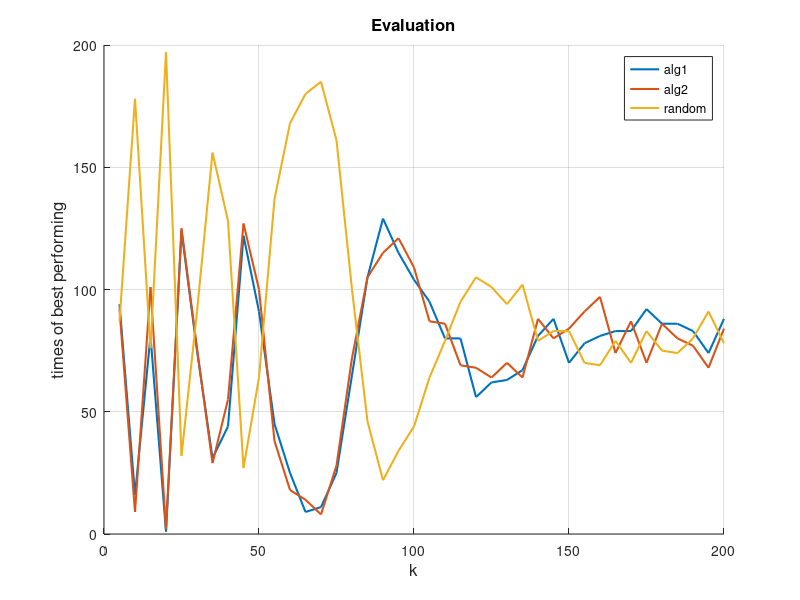

Recreate this plot in MATLAB.
clc,clear;
hold on;
grid on;
data = load('data.txt');
k = data(:,1);
alg1 = data(:,2);
alg2 = data(:,3);
alg3 = data(:,4);

plot(k, alg1, 'Linewidth', 1.5);
plot(k, alg2, 'Linewidth', 1.5);
plot(k, alg3, 'Linewidth', 1.5);
xlabel('k','FontSize', 12)
ylabel('times of best performing', 'FontSize', 12)
title('Evaluation','FontSize', 12)
legend('alg1', 'alg2', 'random')

